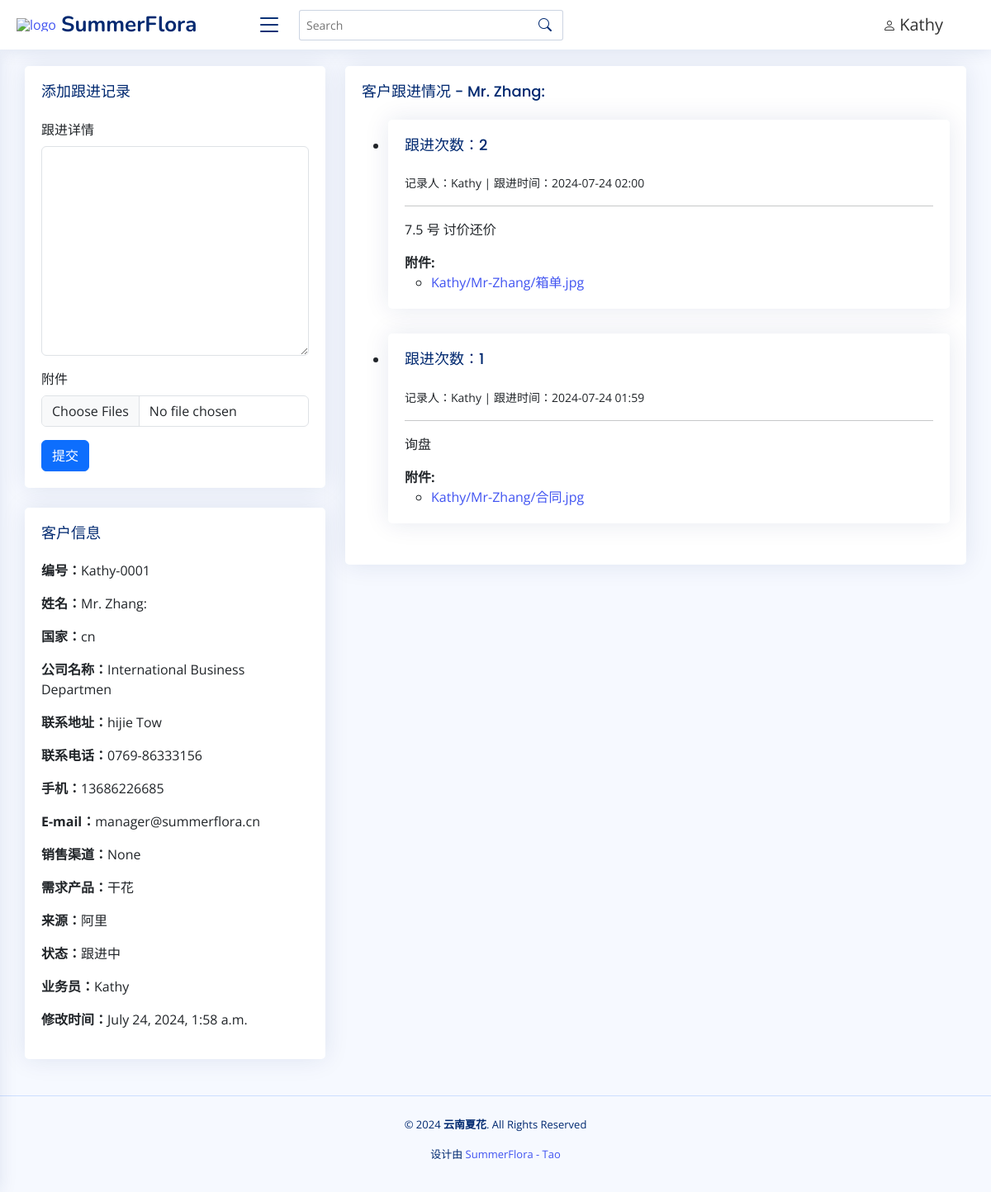
The page /customers/Kathy-0001/follow-ups/ (signed in) on the database as committed earlier.
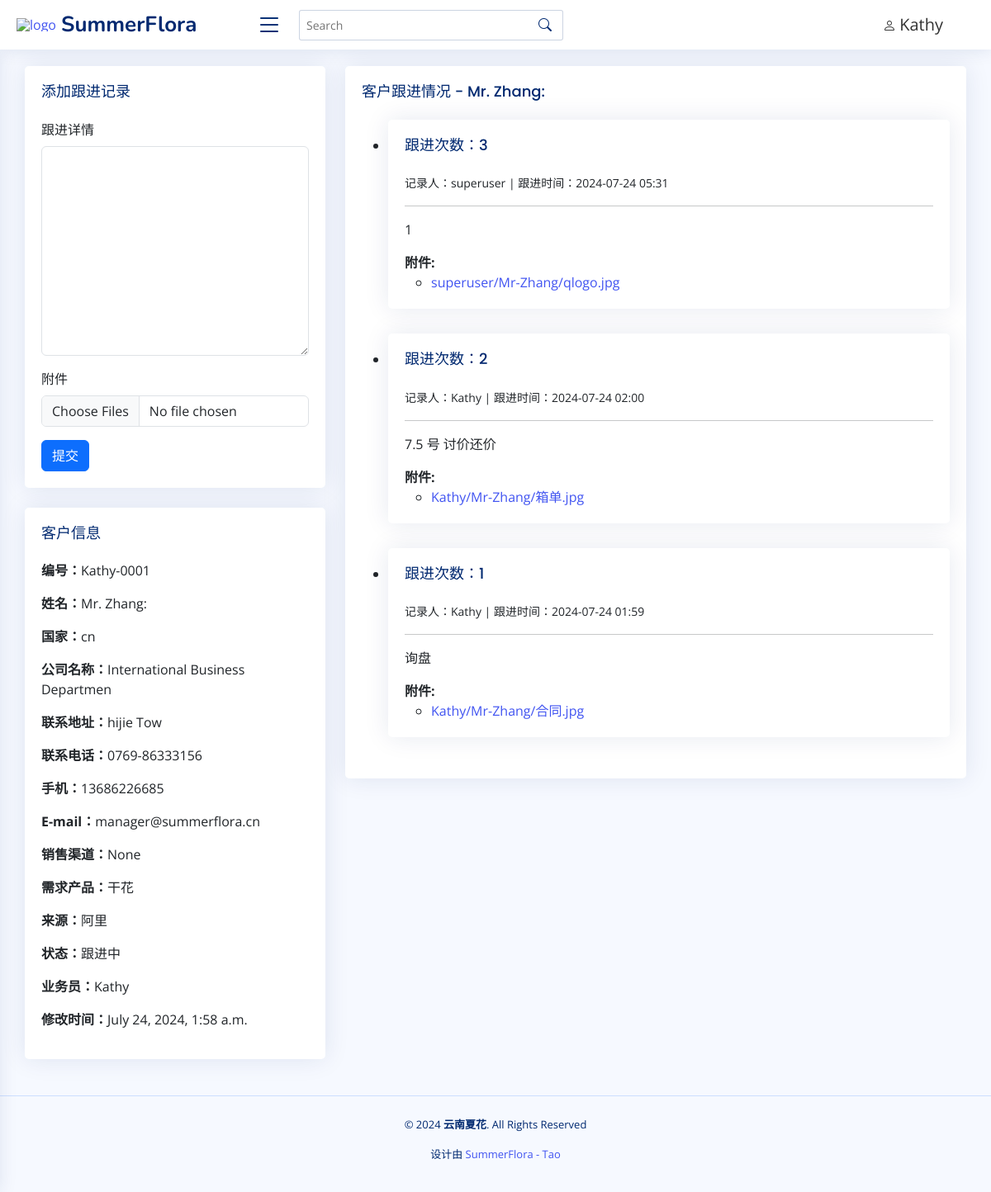
The same page on the database as committed later.
### app01/models.py (models this page shows)
class FollowUpRecord(models.Model):
    customer = models.ForeignKey(
        Customer, related_name="follow_ups", on_delete=models.CASCADE
    )
    follow_up_count = models.PositiveIntegerField()
    follow_up_time = models.DateTimeField(auto_now_add=True)
    created_by = models.ForeignKey(User, on_delete=models.CASCADE)
    details = models.TextField()

class CustomUser(AbstractUser):
    def __str__(self):
        return self.username

class FollowUpAttachment(models.Model):
    follow_up_record = models.ForeignKey(
        FollowUpRecord, related_name="attachments", on_delete=models.CASCADE
    )
    file = models.FileField(upload_to=user_directory_path)

### app01/views.py (the view)
@login_required
def follow_up_list(request, customer_id):
    customer = get_object_or_404(Customer, customer_id=customer_id)
    follow_ups = customer.follow_ups.all().order_by("-follow_up_time")
    for follow_up in follow_ups:
        for attachment in follow_up.attachments.all():
            attachment.is_image = attachment.file.url.lower().endswith(
                (".png", ".jpg", ".jpeg")
            )
    if request.method == "POST":
        form = FollowUpRecordForm(request.POST)
        files = request.FILES.getlist("file")
        if form.is_valid():
            follow_up = form.save(commit=False)
            follow_up.customer = customer
            follow_up.created_by = request.user
            follow_up.follow_up_count = follow_ups.count() + 1
            follow_up.save()
            for file in files:
                FollowUpAttachment.objects.create(follow_up_record=follow_up, file=file)
            return redirect("follow_up_list", customer_id=customer_id)
    else:
        form = FollowUpRecordForm()
        attachment_form = FollowUpAttachmentForm()
    return render(
        request,
        "follow_up_list.html",
        {
            "customer": customer,
            "follow_ups": follow_ups,
            "form": form,
            "attachment_form": attachment_form,
            "current_user": request.user,
        },
    )

### app01/forms.py
class FollowUpRecordForm(forms.ModelForm):
    class Meta:
        model = FollowUpRecord
        fields = ["details"]
        widgets = {
            "details": forms.Textarea(attrs={"class": "form-control"}),
        }

class FollowUpAttachmentForm(forms.ModelForm):
    class Meta:
        model = FollowUpAttachment
        fields = ["file"]
        widgets = {
            "file": MultiFileInput(attrs={"class": "form-control"}),
        }

### app01/templates/follow_up_list.html (shortened to what this page needs)
{% extends 'base.html' %}
{% block content %}
  <section class="section">
    <div class="row">
      <div class="col-lg-4">
        <div class="card mb-4">
          <div class="card-body">
            <h3 class="card-title">添加跟进记录</h3>
            <form method="post" enctype="multipart/form-data">
              <div class="mb-3">
                <label for="id_details" class="form-label">跟进详情</label>
                {{ form.details }}
              </div>
              <div class="mb-3">
                <label for="id_file" class="form-label">附件</label>
                {{ attachment_form.file }}
              </div>
              <button type="submit" class="btn btn-primary">提交</button>
            </form>
          </div>
        </div>
        <div class="card mb-4">
          <div class="card-body">
            <h3 class="card-title">客户信息</h3>
            <p><strong>编号：</strong>{{ customer.customer_id }}</p>
            <p><strong>姓名：</strong>{{ customer.name }}</p>
            <p><strong>国家：</strong>{{ customer.country }}</p>
            <p><strong>公司名称：</strong>{{ customer.company_name }}</p>
            <p><strong>联系地址：</strong>{{ customer.address }}</p>
            <p><strong>联系电话：</strong>{{ customer.phone }}</p>
            <p><strong>手机：</strong>{{ customer.mobile }}</p>
            <p><strong>E-mail：</strong>{{ customer.email }}</p>
            <p><strong>销售渠道：</strong>{{ customer.sales_channel }}</p>
            <p><strong>需求产品：</strong>{{ customer.product_demand }}</p>
            <p><strong>来源：</strong>{{ customer.source }}</p>
            <p><strong>状态：</strong>{{ customer.get_status_display }}</p>
            <p><strong>业务员：</strong>{{ customer.created_by.username }}</p>
            <p><strong>修改时间：</strong>{{ customer.updated_at }}</p>
          </div>
        </div>
      </div>
      <div class="col-lg-8">
        <div class="card">
          <div class="card-body">
            <h2 class="card-title">客户跟进情况 - {{ customer.name }}</h2>
            <ul class="timeline">
              {% for follow_up in follow_ups %}
                <li class="timeline-item {% cycle 'timeline-item-left' 'timeline-item-right' %}">
                  <div class="timeline-content card">
                    <div class="card-body">
                      <div class="card-body-header">
                        <h5 class="card-title">跟进次数：{{ follow_up.follow_up_count }}</h5>
                        <small>记录人：{{ follow_up.created_by.username }} | 跟进时间：{{ follow_up.follow_up_time|date:"Y-m-d H:i" }}</small>
                      </div>
                      <hr>
                      <p class="card-text">{{ follow_up.details }}</p>
                      {% if follow_up.attachments.exists %}
                        <div>
                          <strong>附件:</strong>
                          <ul>
                            {% for attachment in follow_up.attachments.all %}
                              <li>
                                <a href="{{ attachment.file.url }}" target="_blank">{{ attachment.file.name }}</a>
                              </li>
                            {% endfor %}
                          </ul>
                        </div>
                      {% endif %}
                    </div>
                  </div>
                </li>
              {% endfor %}
            </ul>
          </div>
        </div>
      </div>
    </div>
  </section>
{% endblock %}

Rows that differ between the two databases and show on the page:
added FollowUpRecord: follow_up_count "3", created_by.username "superuser", follow_up_time "2024-07-24 05:31", details "1"
added FollowUpAttachment: file.name "superuser/Mr-Zhang/qlogo.jpg", shown under "3"
